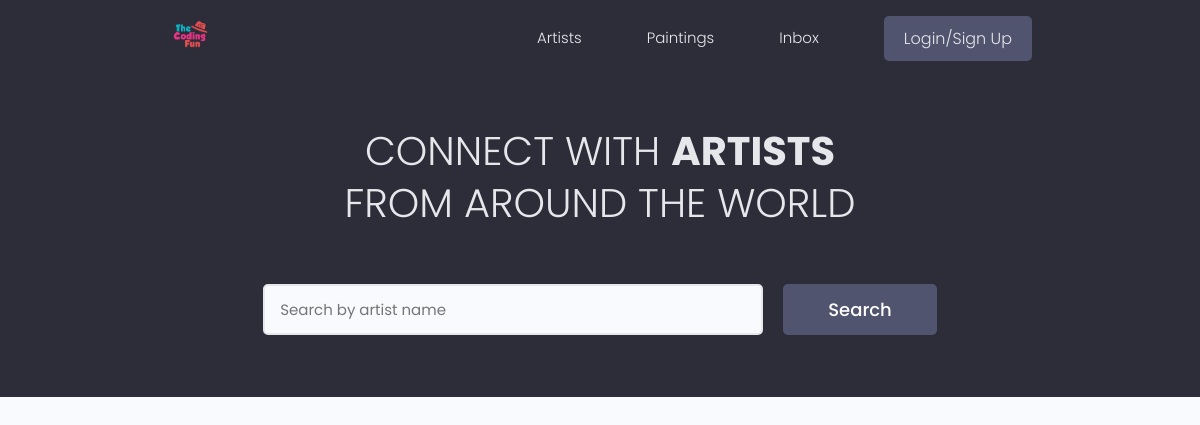
/, run on an earlier commit of the app's database.
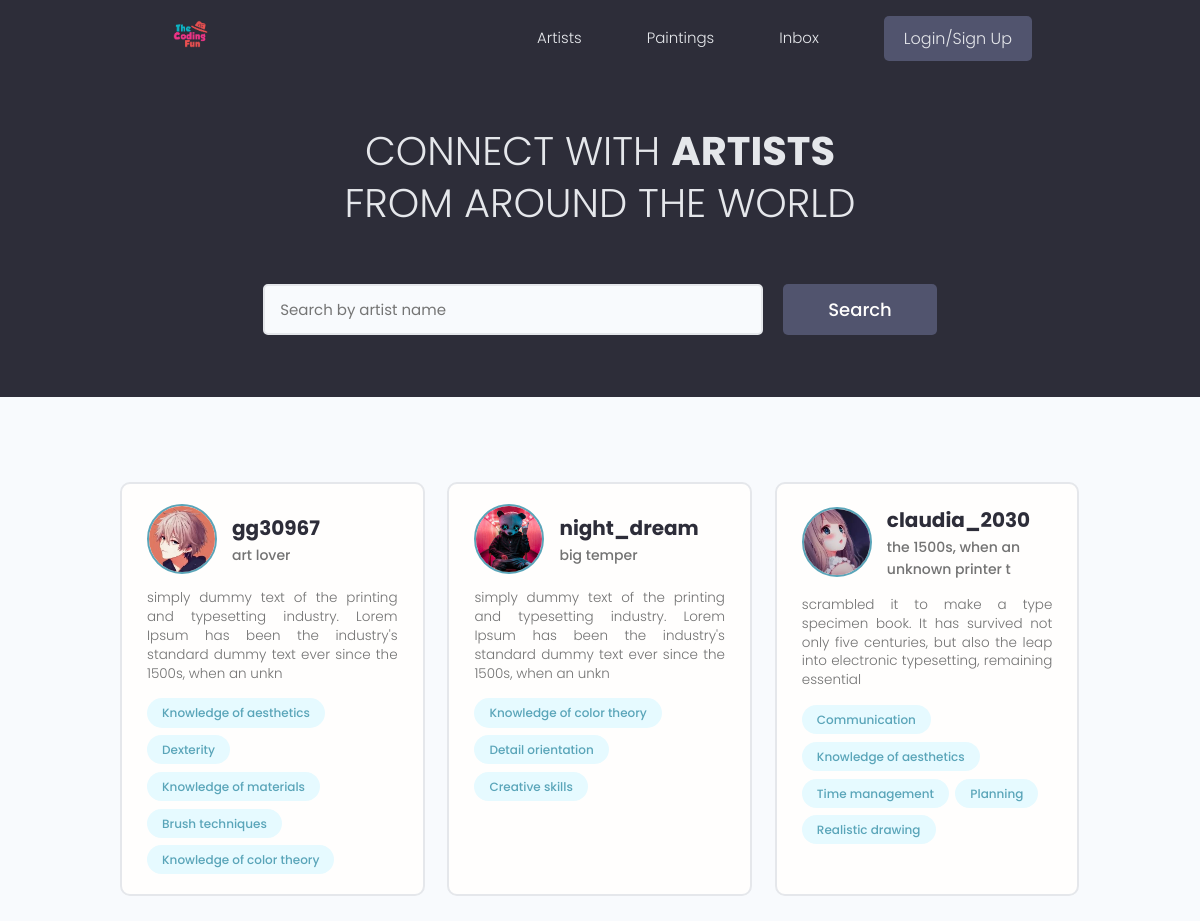
And on a later commit of the database.
### users/models.py (models this page shows, shortened)
class Profile(models.Model):
    user = models.OneToOneField(User, on_delete=models.CASCADE, null=True, blank=True)
    name = models.CharField(max_length=200, blank=True, null=True)
    username = models.CharField(max_length=200, blank=True, null=True)
    location = models.CharField(max_length=200, blank=True, null=True)
    email = models.EmailField(max_length=200, blank=True, null=True)
    short_intro = models.CharField(max_length=200, blank=True, null=True)
    bio = models.TextField(blank=True, null=True)
    profile_image = models.ImageField(null=True, blank=True, upload_to="profiles/", default="profiles/default.jpg")
    social_github = models.CharField(max_length=200, blank=True, null=True)
    social_twitter = models.CharField(max_length=200, blank=True, null=True)
    social_linkedin = models.CharField(max_length=200, blank=True, null=True)
    social_website = models.CharField(max_length=200, blank=True, null=True)
    created = models.DateTimeField(auto_now_add=True)
    id = models.UUIDField(default=uuid.uuid4, unique=True, primary_key=True, editable=False)
    @property
    def imageURL(self):
        try:
            url = self.profile_image.url
        except:
            url = ""
        return url

class Skill(models.Model):
    owner = models.ForeignKey(Profile, on_delete=models.CASCADE, null=True, blank=True)
    name = models.CharField(max_length=200, null=True, blank=True)
    description = models.TextField(null=True, blank=True)
    created = models.DateTimeField(auto_now_add=True)
    id = models.UUIDField(default=uuid.uuid4, unique=True, primary_key=True, editable=False)
    def __str__(self):
        return str(self.name)

### users/views.py (the view)
# urls.py: path("", views.profiles, name = "profiles"),
def profiles(request):
    profiles, search_query = searchProfile(request)
    profiles, custom_range = paginateProfiles(request, profiles, 3)
    context = {"profiles": profiles, "search_query": search_query, "custom_range": custom_range}
    return render(request, "users/profiles.html", context)

### users/utils.py (called while the page is built)
def paginateProfiles(request, profiles, num_per_page):
    page = request.GET.get("page")
    paginator = Paginator(profiles, num_per_page)
    try:
        profiles = paginator.page(page)
    except PageNotAnInteger:
        page = 1
        profiles = paginator.page(page)
    except EmptyPage:
        page = paginator.num_pages
        profiles = paginator.page(page)
    left_index = max(int(page)-3, 1)
    right_index = min(left_index + 4, paginator.num_pages + 1)
    custom_range = range(left_index, right_index)
    return profiles, custom_range

def searchProfile(request):
    search_query = ""
    if request.GET.get("search_query"):
        search_query = request.GET.get("search_query")
        print(search_query)
    skills = Skill.objects.filter(name__iexact=search_query)
    profiles = Profile.objects.distinct().filter(
        Q(username__icontains=search_query) |
        Q(short_intro__icontains=search_query) |
        Q(skill__in=skills))
    return profiles, search_query

### users/templates/users/profiles.html (shortened to what this page needs)
{% extends 'main.html' %}
{% block content %}
<main class="home">
    <section class="hero-section text-center">
        <div class="container container--narrow">
            <div class="hero-section__box">
                <h2>CONNECT WITH <span>ARTISTS</span></h2>
                <h2>FROM AROUND THE WORLD</h2>
            </div>
            <div class="hero-section__search">
                <form class="form" action="{% url 'profiles' %}" method="get" id="searchForm">
                    <div class="form__field">
                        <input class="input input--text" id="formInput#search" type="text" name="search_query"
                            value="{{search_query}}" placeholder="Search by artist name" />
                    </div>
                    <input class="btn btn--sub btn--lg" type="submit" value="Search" />
                </form>
            </div>
        </div>
    </section>
    <section class="devlist">
        <div class="container">
            <div class="grid grid--three">
                {% for profile in profiles %}
                <div class="column card">
                    <div class="dev">
                        <a href="{% url 'single-profile' profile.id %}" class="card__body">
                            <div class="dev__profile">
                                <img class="avatar avatar--md" src="{{ profile.imageURL}}" alt="image" />
                                <div class="dev__meta">
                                    <h3>{{profile.username}}</h3>
                                    <h5>{{profile.short_intro}}</h5>
                                </div>
                            </div>
                            <p class="dev__info">
                                {{profile.bio|slice:"150"}}
                            </p>
                            <div class="dev__skills">
                                {% for skill in profile.skill_set.all|slice:"5" %}
                                <span class="tag tag--pill tag--main">
                                    <small>{{skill}}</small>
                                </span>
                                {% endfor %}
                            </div>
                        </a>
                    </div>
                </div>
                {% endfor %}
            </div>
        </div>
    </section>
</main>
{% endblock content %}

What changed in the data, as far as the page shows it:
added Profile: imageURL (picture), username "gg30967", short_intro "art lover", bio "simply dummy text of the printing and typesetting industry. Lorem Ipsum has been the industry's standard dummy text ever since the 1500s, when an unkn"
added Skill: name "Knowledge of aesthetics", shown under "gg30967"
added Skill: name "Dexterity", shown under "gg30967"
added Skill: name "Knowledge of materials", shown under "gg30967"
added Skill: name "Brush techniques", shown under "gg30967"
added Skill: name "Knowledge of color theory", shown under "gg30967"
added Profile: imageURL (picture), username "night_dream", short_intro "big temper", bio "simply dummy text of the printing and typesetting industry. Lorem Ipsum has been the industry's standard dummy text ever since the 1500s, when an unkn"
added Skill: name "Knowledge of color theory", shown under "night_dream"
added Skill: name "Detail orientation", shown under "night_dream"
added Skill: name "Creative skills", shown under "night_dream"
added Profile: imageURL (picture), username "claudia_2030", short_intro "the 1500s, when an unknown printer t", bio "scrambled it to make a type specimen book. It has survived not only five centuries, but also the leap into electronic typesetting, remaining essential"
added Skill: name "Communication", shown under "claudia_2030"
added Skill: name "Knowledge of aesthetics", shown under "claudia_2030"
added Skill: name "Time management", shown under "claudia_2030"
added Skill: name "Planning", shown under "claudia_2030"
added Skill: name "Realistic drawing", shown under "claudia_2030"
